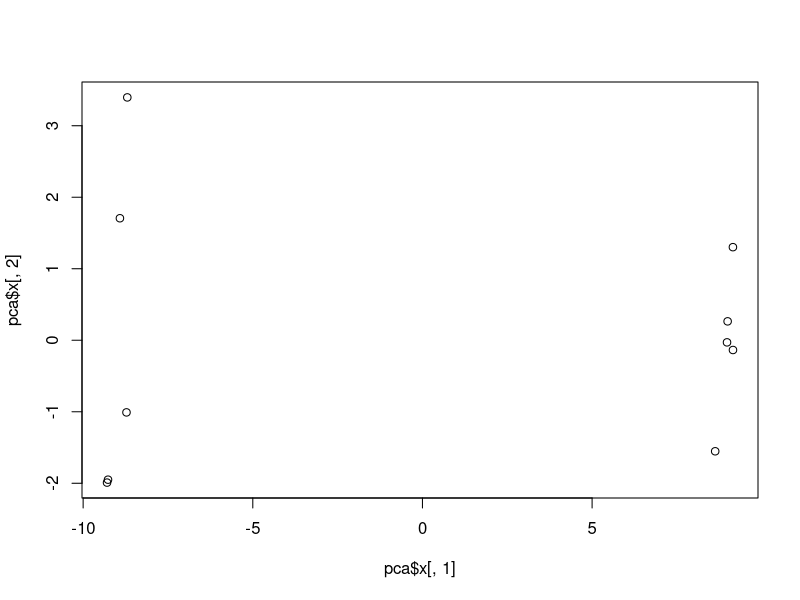
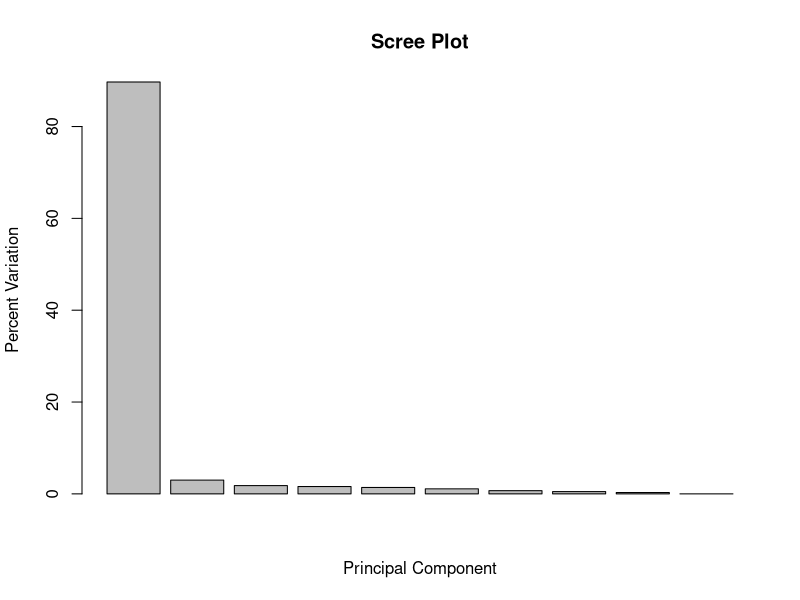
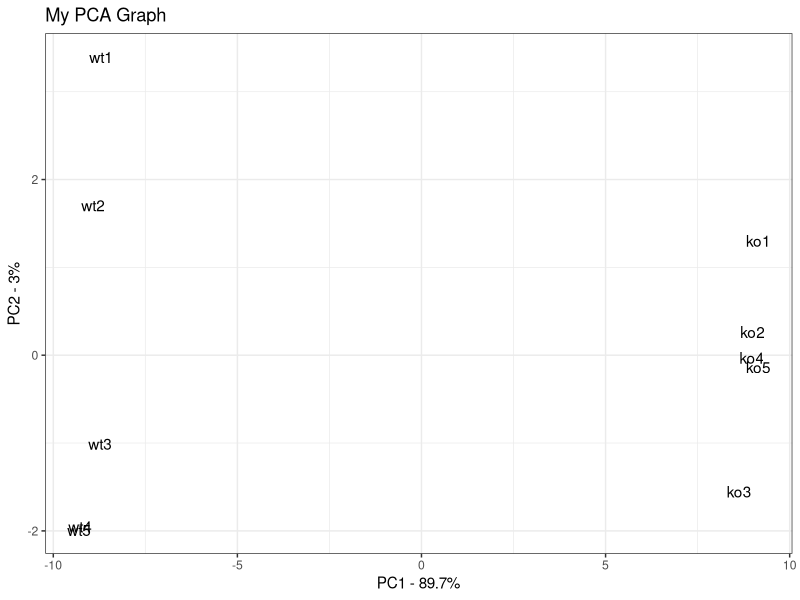

The R script that drew these images, in order:
## In this example, the data is in a matrix called
## data.matrix
## columns are individual samples (i.e. cells)
## rows are measurements taken for all the samples (i.e. genes)
## A matrix of data with 10 samples where we measured 100 genes with each sample. 
data.matrix <- matrix(nrow=100, ncol=10)
colnames(data.matrix) <- c(
  paste("wt", 1:5, sep=""),
  paste("ko", 1:5, sep=""))
#for fake genes and fake read counts
rownames(data.matrix) <- paste("gene", 1:100, sep="")
for (i in 1:100) {
  wt.values <- rpois(5, lambda=sample(x=10:1000, size=1))
  ko.values <- rpois(5, lambda=sample(x=10:1000, size=1))
  
  data.matrix[i,] <- c(wt.values, ko.values)
}
head(data.matrix)  #Displaying the first 6 rows.
dim(data.matrix)  #displaying the dimension of the matrix.

#Calling the prcomp() to do the PCA.
pca <- prcomp(t(data.matrix), scale=TRUE) 

#Goal is to draw a graph to show how the samples are related or not related to eachother.
##NOTE: By default, prcomp( expects the samples to be rows and the genes to be columns.
##Since the samples in our data matrix are columns and the genes(variables) are rows, we have to transpose
##the matrix using t() function.
##If we dont transpose the matrix, we will ultimately get a graph that shows how the genes are related
#to eachother.

#prcomp() returns three things i.e x, sdev, rotation.
#x contains the principal componenets for drawing a graph
##NOTE: the first PC accounts for the most variation in the original data(the gene expression across all 10 samples) and the 2nd PC ACCOUNTS
#for the second most variation and so on.

#Remember since there are 10 samples, there are 10 PCs.

## plot pc1 and pc2
plot(pca$x[,1], pca$x[,2])
#Graph showing 5 samples on one side of the graph and 5 others on the other side.

#To get a sense of how meaningful these clusters are, let's see how much variation in the original data 
#PC1 accounts for

#To do this, we use the square of sdev(standard deviation) to calculate how much variation
#in the original data each principle componenet accounts for
#So we calculate the percentages using a bar plot.

## make a scree plot
pca.var <- pca$sdev^2
pca.var.per <- round(pca.var/sum(pca.var)*100, 1)

barplot(pca.var.per, main="Scree Plot", xlab="Principal Component", ylab="Percent Variation")

#According to bar graph, PC1 accounts for almost all the variation in tha data

## now make a fancy looking plot that shows the PCs and the variation:



install.packages("ggplot2")

library(ggplot2)
pca.data <- data.frame(Sample=rownames(pca$x),
                       X=pca$x[,1],
                       Y=pca$x[,2])
pca.data
##We obtain a dataframe.we have one row per sample.Each row has a sample ID and X/Y coordinates to that sample.

ggplot(data=pca.data, aes(x=X, y=Y, label=Sample)) +
  geom_text() +
  xlab(paste("PC1 - ", pca.var.per[1], "%", sep="")) +
  ylab(paste("PC2 - ", pca.var.per[2], "%", sep="")) +
  theme_bw() +
  ggtitle("My PCA Graph")

